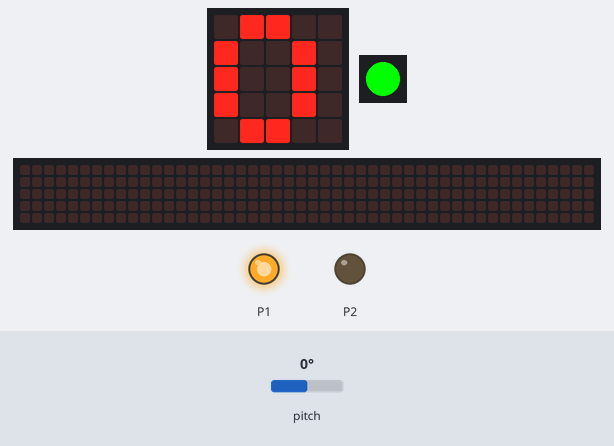
This program was run on a simulated Calliope mini (MakeCode). On the bench: the board's 5×5 LED display, 1 RGB LEDs in strip order, left to right, a strip that is not on the board, showing the scrolling text unrolled, output pins drawn as LEDs (lit = HIGH). The inputs (shaded band) are chosen by the test bench; at power-on: pitch 0°. The 48×5 strip is a reading aid, not a part: it shows the text the display is scrolling, unrolled, one strip-width of it at a time.

Above: at 1.3 s.
1.4 s: pitch set to 90°
At 1.61 s:
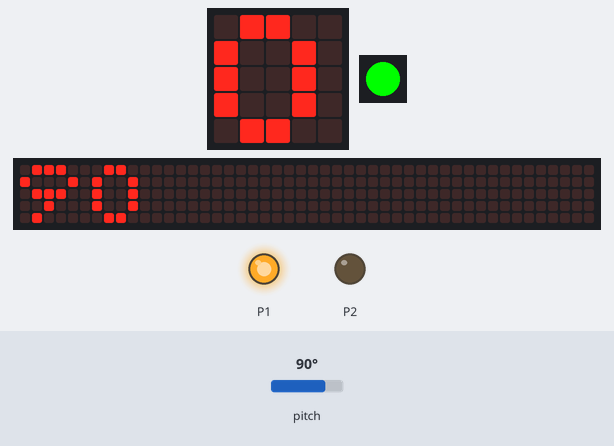
3.4 s: pitch set to 0°
At 4.8 s:
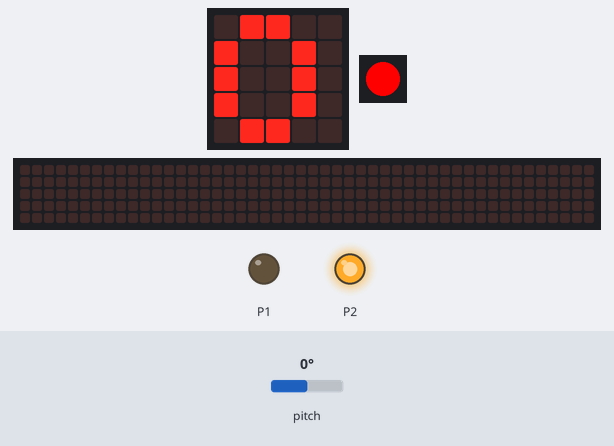
6.5 s: pitch set to 14°
At 9.44 s:
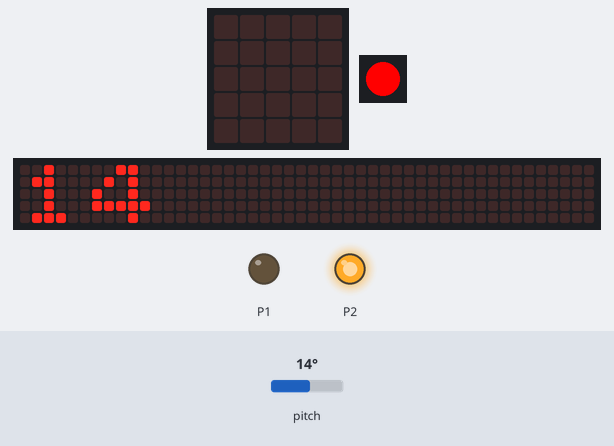
Timing chart, 0 to 10.9 s (numbered marks = the images above; inputs shaded):
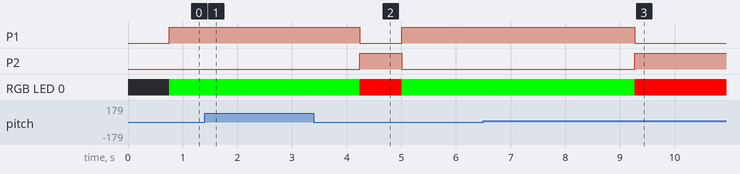

Measured:
- after the input at 1.4 s, the display: changes after 0.14 s (image 1)
- after the input at 6.5 s, P1: HIGH → LOW after 2.8 s; P2: LOW → HIGH after 2.8 s; RGB LED 0: RGB(0, 255, 0) → RGB(255, 0, 0) after 2.8 s; the display: first changes after 0.07 s (image 3 shows a later state)
- what the display in image 2 shows lasts 0.7 s, from 4.3 s to 5.0 s

The program:

main.ts
```typescript
let neigung = 0
basic.forever(function () {
    neigung = input.rotation(Rotation.Pitch)
    basic.showNumber(neigung)
    if (Math.abs(neigung) > 10) {
        pins.digitalWritePin(DigitalPin.P1, 0)
        basic.setLedColor(0xff0000)
        pins.digitalWritePin(DigitalPin.P2, 1)
    } else {
        pins.digitalWritePin(DigitalPin.P2, 0)
        basic.setLedColor(0x00ff00)
        pins.digitalWritePin(DigitalPin.P1, 1)
    }
})
```

test.ts
```typescript
// Hier kann man Tests durchführen; diese Datei wird nicht kompiliert, wenn dieses Paket als Erweiterung verwendet wird.
```
